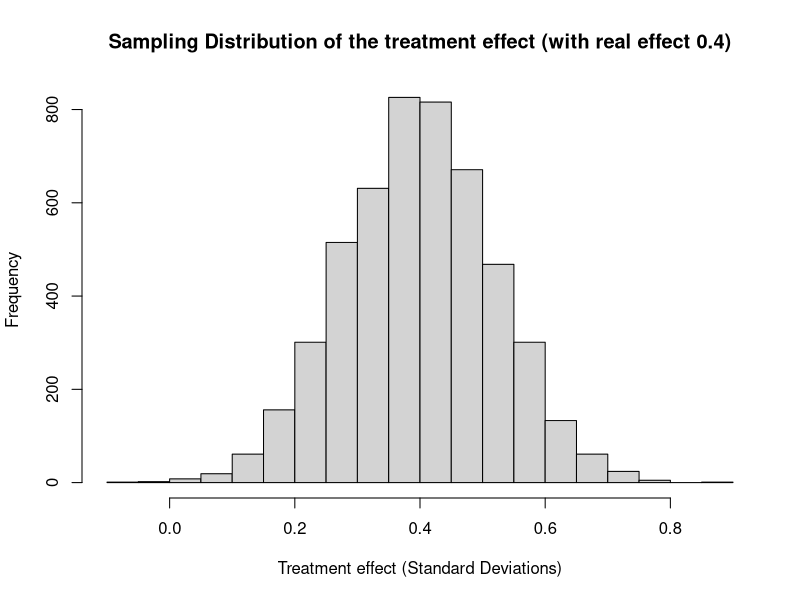

Reproduce this figure in R.
## ---- chunk 1
library(data.table)
rm(list = ls())
## ---- chunk 2

# Number of grades
nGrades <- 3
# Number of classrooms per grade 
nClassrooms <- 4
# Number of classes per grade to treat
nClassTreat <- 2
# Number of students per classroom 
nStudents <- 20

## ---- chunk 3

simPowerData <- function(nGrades = 6,
                         nClassrooms = 4,
                         nClassTreat = 2,
                         nStudents = 20,
                         te = 1, 
                         calcSE=TRUE, 
                         returnT = TRUE) {
 
   
  # Assume there is a linear relationship between grade level and outcome to control.  
  # Alpha is the coefficient on the grade level 
  alpha <- 1

  # Total number of kids participating
  N <- nGrades*nClassrooms*nStudents
  
  # Number of classes per grade that get left to control
  nClassControl <- nClassrooms - nClassTreat
  
  # Create an vector with grade values (K=0)
  allGrades <- c(0:(nGrades-1))
  
  # Create columns for grade and classroom IDS
  gradeIDs <- rep(0:(nGrades-1), each = nClassrooms*nStudents)
  classroomIDs <- rep(1:(nGrades*nClassrooms), each = nStudents)
  
  # Create models of the outcome to control
  # including the variation between grades and classroom
  
  gradeLevelNoise <- alpha*allGrades
  classLevelNoise <- rnorm(n = nGrades*nClassrooms, mean = 0, sd = 0.2)
  
  # The outcome to control for individuals is the individual variation plus class level noise
  # plus grade level noise
  y0 <- rnorm(N, mean = 0, sd = 1) + gradeLevelNoise[gradeIDs+1] + classLevelNoise[classroomIDs]
  
  # Assume the treatment effect is one standard deviation
  y1 <- y0 + te
  
  # Create the treatment vectors
  
  # This statement is kind of ridiculous, but it creates a treatment vector for classrooms 
  # that is blocked on grades
  classTreat <- as.vector(replicate(nGrades, sample(c(rep(1, nClassTreat), rep(0, nClassControl)))))
  
  # Expand into the treatment vector for individual students
  studentTreat <- rep(classTreat, each=nStudents)
  
  # Create  a data table with all our subjects
  d = data.table(id = 1:N)
  d[,gradeIDS := gradeIDs]
  d[,classroomIDs := classroomIDs]
  d[,y0 := y0]
  d[,y1 := y1]
  d[,treat := studentTreat]
  d[,y := ifelse(treat==1, y1, y0)]
  
  ## ------------------------------------
  ## calc estimated ATE and outcome means
  ## ------------------------------------
  ate = d[ , mean(y[treat==1]) - mean(y[treat==0])]
  
  ## -----------------------------
  ## calculate the standard errors
  ## -----------------------------
  
  if(calcSE) {
    ## Initialize the standard error
    se <- 0
    for (i in 0:(nGrades-1)) {
      
      ## -----------------------------------------------------
      ## Calculate the clustered standard error for that grade 
      ## -----------------------------------------------------
      
      # Get the parameters
      kGrade <- nClassrooms
      NGrade <- nClassrooms*nStudents
      mGrade <- nClassTreat*nStudents
      
      ## Collect the means of y0 and y1 in every classroom in this grade
      uniqueclassrooms <- unique(d[ , classroomIDs[gradeIDs == i]])
      meanY0 <- c()
      meanY1 <- c()
      for (j in uniqueclassrooms) {
        meanY0 <- append(meanY0, mean(d[, y0[classroomIDs == j]]))
        meanY1 <- append(meanY1, mean(d[, y1[classroomIDs == j]]))
      }
      
      # Get the variance of the means
      varY0 <- var(meanY0)
      varY1 <- var(meanY1)
      covY0Y1 <- cov(meanY0,meanY1)
      
      # Clustered standard errors - Gerber and Green (3.22)
      seGrade <- sqrt( 1/(kGrade-1)*( mGrade*varY0/(NGrade-mGrade) + (NGrade-mGrade)*varY1/mGrade + 2*covY0Y1) )
      
      # Blocked standard errors - Gerber and Green (3.12) (under the sqrt)
      se <- se + (NGrade*seGrade/N)**2
    }
    
    se <- sqrt(se)
    t = ate/se
    ans <- c(ate,se)
    
    if(returnT)  {
      return(t)
    } else {
    return(ans)
    }
    
  } else {
    return(ate)
  }
}
## ---- chunk 4
myStats <- simPowerData(nGrades = 6,
                        nClassrooms = 4,
                        nClassTreat = 2,
                        nStudents = 20,
                        te=0.4,
                        calcSE=TRUE, 
                        returnT=FALSE)

cat("Real treatment effect = ", 0.4)
cat("Estimated treatment effect = ",myStats[1])
cat("Standard error = ",myStats[2])
## ---- chunk 5
# Number of trials to run
trials = 5000

# Get the sampling distribution
trialATEs <- replicate(trials, simPowerData(nGrades = 6,
                                            nClassrooms = 4,
                                            nClassTreat = 2,
                                            nStudents = 20,
                                            te=0.4, 
                                            calcSE=FALSE, 
                                            returnT=FALSE))

# Print a histogram
hist(trialATEs, main="Sampling Distribution of the treatment effect (with real effect 0.4)",
                xlab="Treatment effect (Standard Deviations)")

# ... and pull out the standard deviation
mySE <- sd(trialATEs)

cat("Estimated standard error =", mySE)
## ---- chunk 6
## To simulate this, just run it a bunch of times, gather up the t.stats
## from each run, and compare it to the critical value we're interested in.

# Here is the critical t-statistic we're interested in
critValue <- function(alpha, N) {
    critValue = qt(p = 1 - (alpha / 2), df = N)
    return(critValue)
}

cat("Critical t-statistic = ", critValue(0.05, nGrades*nClassrooms*nStudents))

## Wrap both these up into a nice little bow...
simPower <- function(sims, nGrades, nClassrooms,nClassTreat,nStudents,te) {
    res <-  replicate(n = sims, simPowerData(nGrades=nGrades,
                                             nClassrooms=nClassrooms,
                                             nClassTreat=nClassTreat,
                                             nStudents=nStudents,
                                             te=te, 
                                             calcSE=TRUE, 
                                             returnT=TRUE) )
    print(prop.table(table(res < critValue(alpha=0.05, N=nGrades*nClassrooms*nStudents))))
}

simPower(sims=1000, 
         nGrades=nGrades,
         nClassrooms=nClassrooms,
         nClassTreat=nClassTreat,
         nStudents=nStudents,
         te = 0.4)
